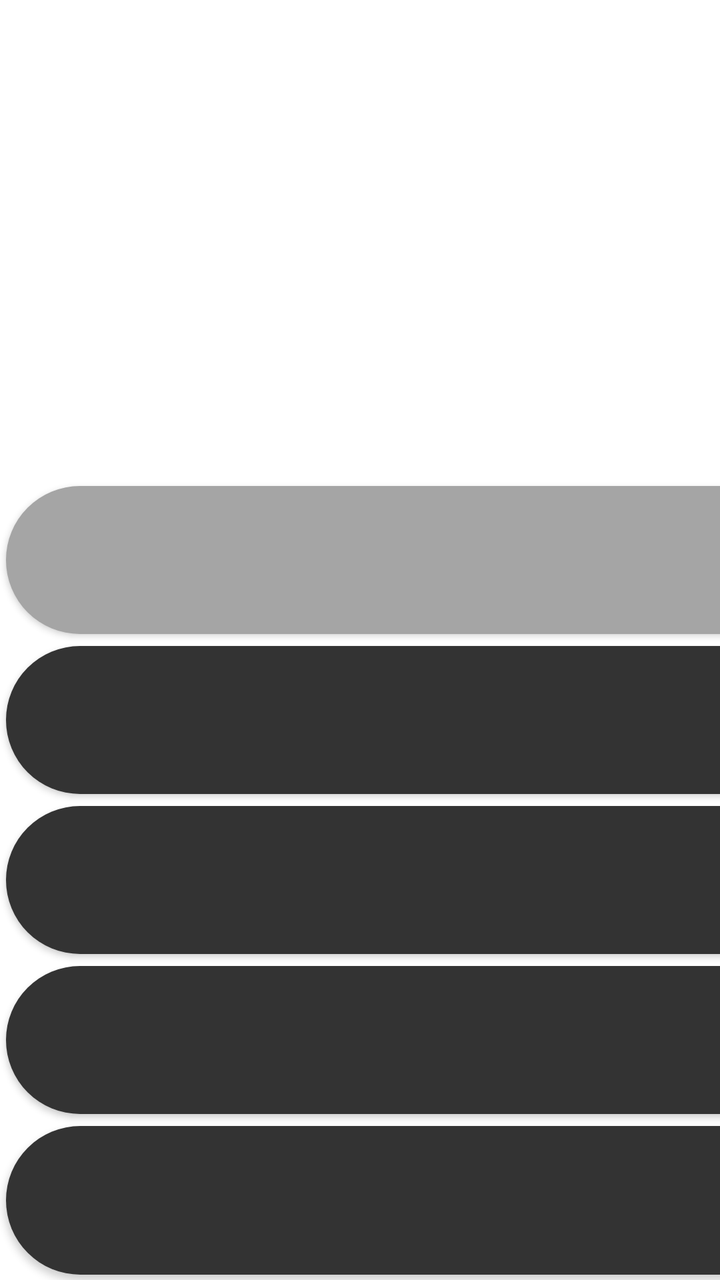
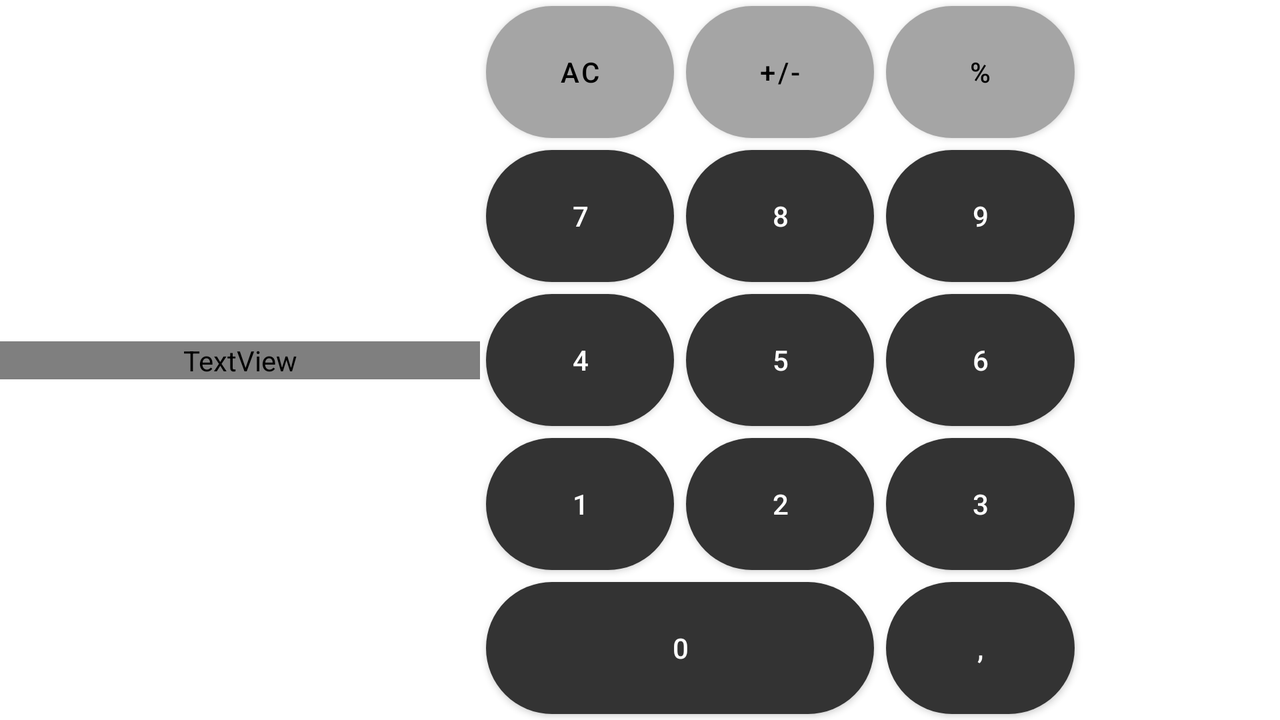

First picture: res/layout/ on a phone held upright. Second picture: the repository's own variant of that layout, on a device whose configuration matches the variant's folder. Source for both follows.
<!-- AndroidManifest.xml: application theme Theme.Second -->
<!-- res/layout/activity_main.xml -->
<LinearLayout xmlns:android="http://schemas.android.com/apk/res/android"
    xmlns:tools="http://schemas.android.com/tools"
    android:layout_width="match_parent"
    android:layout_height="match_parent"
    android:orientation="vertical"
    android:background="@drawable/night">

    <LinearLayout
        android:layout_width="match_parent"
        android:layout_height="match_parent"
        android:layout_weight="3">

        <TextView
            android:textColor="@color/white"
            android:textSize="32sp"
            android:id="@+id/display"
            android:layout_width="match_parent"
            android:textDirection="rtl"
            android:layout_height="wrap_content"
            android:layout_gravity="bottom"
            android:layout_marginBottom="20dp"/>
    </LinearLayout>

    <LinearLayout
        android:layout_width="match_parent"
        android:layout_height="match_parent"
        android:layout_weight="1.8">

        <GridLayout
            android:id="@+id/choice_grid"
            android:layout_width="match_parent"
            android:layout_height="match_parent"
            android:columnCount="4">

            <androidx.appcompat.widget.AppCompatButton
                android:id="@+id/reset"
                android:layout_gravity="fill_horizontal"
                android:layout_columnWeight="1"
                android:layout_rowWeight="1"
                android:layout_margin="3sp"
                android:text="@string/reset"
                android:background="@drawable/btn_second_actions"
                android:onClick="btnResetOnClick"/>

            <androidx.appcompat.widget.AppCompatButton
                android:id="@+id/module"
                android:layout_gravity="fill_horizontal"
                android:layout_columnWeight="1"
                android:layout_rowWeight="1"
                android:layout_margin="3sp"
                android:text="@string/module"
                android:background="@drawable/btn_second_actions"
                android:onClick="btnModuleOnClick"/>

            <androidx.appcompat.widget.AppCompatButton
                android:id="@+id/percent"
                android:layout_gravity="fill_horizontal"
                android:layout_columnWeight="1"
                android:layout_rowWeight="1"
                android:layout_margin="3sp"
                android:text="@string/percent"
                android:background="@drawable/btn_second_actions"
                android:onClick="btnPercentOnClick"/>

            <androidx.appcompat.widget.AppCompatButton
                android:id="@+id/divide"
                android:layout_gravity="fill_horizontal"
                android:layout_columnWeight="1"
                android:layout_rowWeight="1"
                android:layout_margin="3sp"
                android:text="@string/divide"
                android:background="@drawable/btn_main_actions"
                android:textColor="@color/white"
                android:onClick="btnDivideOnClick"/>

            <androidx.appcompat.widget.AppCompatButton
                android:id="@+id/seven"
                android:layout_gravity="fill_horizontal"
                android:layout_columnWeight="1"
                android:layout_rowWeight="1"
                android:layout_margin="3sp"
                android:text="@string/seven"
                android:background="@drawable/btn_numbers"
                android:textColor="@color/white"/>

            <androidx.appcompat.widget.AppCompatButton
                android:id="@+id/eight"
                android:layout_gravity="fill_horizontal"
                android:layout_columnWeight="1"
                android:layout_rowWeight="1"
                android:layout_margin="3sp"
                android:text="@string/eight"
                android:background="@drawable/btn_numbers"
                android:textColor="@color/white"/>

            <androidx.appcompat.widget.AppCompatButton
                android:id="@+id/nine"
                android:layout_gravity="fill_horizontal"
                android:layout_columnWeight="1"
                android:layout_rowWeight="1"
                android:layout_margin="3sp"
                android:text="@string/nine"
                android:background="@drawable/btn_numbers"
                android:textColor="@color/white"/>

            <androidx.appcompat.widget.AppCompatButton
                android:id="@+id/multiply"
                android:layout_gravity="fill_horizontal"
                android:layout_columnWeight="1"
                android:layout_rowWeight="1"
                android:layout_margin="3sp"
                android:text="@string/multiply"
                android:background="@drawable/btn_main_actions"
                android:textColor="@color/white"
                android:onClick="btnMultiplyOnClick"/>

            <androidx.appcompat.widget.AppCompatButton
                android:id="@+id/four"
                android:layout_gravity="fill_horizontal"
                android:layout_columnWeight="1"
                android:layout_rowWeight="1"
                android:layout_margin="3sp"
                android:text="@string/four"
                android:background="@drawable/btn_numbers"
                android:textColor="@color/white"/>

            <androidx.appcompat.widget.AppCompatButton
                android:id="@+id/five"
                android:layout_gravity="fill_horizontal"
                android:layout_columnWeight="1"
                android:layout_rowWeight="1"
                android:layout_margin="3sp"
                android:text="@string/five"
                android:background="@drawable/btn_numbers"
                android:textColor="@color/white"/>

            <androidx.appcompat.widget.AppCompatButton
                android:id="@+id/six"
                android:layout_gravity="fill_horizontal"
                android:layout_columnWeight="1"
                android:layout_rowWeight="1"
                android:layout_margin="3sp"
                android:text="@string/six"
                android:background="@drawable/btn_numbers"
                android:textColor="@color/white"/>

            <androidx.appcompat.widget.AppCompatButton
                android:id="@+id/minus"
                android:layout_gravity="fill_horizontal"
                android:layout_columnWeight="1"
                android:layout_rowWeight="1"
                android:layout_margin="3sp"
                android:text="@string/minus"
                android:background="@drawable/btn_main_actions"
                android:textColor="@color/white"
                android:onClick="btnMinusOnClick"/>

            <androidx.appcompat.widget.AppCompatButton
                android:id="@+id/one"
                android:layout_gravity="fill"
                android:layout_columnWeight="1"
                android:layout_rowWeight="1"
                android:layout_margin="3sp"
                android:text="@string/one"
                android:background="@drawable/btn_numbers"
                android:textColor="@color/white"/>

            <androidx.appcompat.widget.AppCompatButton
                android:id="@+id/two"
                android:layout_gravity="fill"
                android:layout_columnWeight="1"
                android:layout_rowWeight="1"
                android:layout_margin="3sp"
                android:text="@string/two"
                android:background="@drawable/btn_numbers"
                android:textColor="@color/white"/>

            <androidx.appcompat.widget.AppCompatButton
                android:id="@+id/three"
                android:layout_gravity="fill"
                android:layout_columnWeight="1"
                android:layout_rowWeight="1"
                android:layout_margin="3sp"
                android:text="@string/three"
                android:background="@drawable/btn_numbers"
                android:textColor="@color/white"/>

            <androidx.appcompat.widget.AppCompatButton

                android:layout_gravity="fill"
                android:layout_columnWeight="1"
                android:layout_rowWeight="1"
                android:layout_margin="3sp"
                android:text="@string/plus"
                android:background="@drawable/btn_main_actions"
                android:textColor="@color/white"
                android:onClick="btnPlusOnClick"/>

            <androidx.appcompat.widget.AppCompatButton
                android:id="@+id/zero"
                android:layout_gravity="fill"
                android:layout_columnSpan="2"
                android:layout_columnWeight="1"
                android:layout_rowWeight="1"
                android:layout_margin="3sp"
                android:text="@string/zero"
                android:background="@drawable/btn_numbers"
                android:textColor="@color/white"/>

            <androidx.appcompat.widget.AppCompatButton
                android:id="@+id/myDouble"
                android:layout_gravity="fill"
                android:layout_columnWeight="1"
                android:layout_rowWeight="1"
                android:layout_margin="3sp"
                android:text="@string/myDouble"
                android:background="@drawable/btn_numbers"
                android:textColor="@color/white"
                android:onClick="btnDoubleOnClick"/>

            <androidx.appcompat.widget.AppCompatButton
                android:id="@+id/equal"
                android:layout_gravity="fill"
                android:layout_columnWeight="1"
                android:layout_rowWeight="1"
                android:layout_margin="3sp"
                android:text="@string/equal"
                android:background="@drawable/btn_main_actions"
                android:textColor="@color/white"
                android:onClick="btnEqualOnClick"/>


        </GridLayout>

    </LinearLayout>

</LinearLayout>
<!-- resources referenced by this layout -->
<resources>
  <color name="white">#FFFFFFFF</color>
  <!-- drawable btn_main_actions (drawable) -->
  <?xml version="1.0" encoding="utf-8"?>
  <selector xmlns:android="http://schemas.android.com/apk/res/android">
      <item android:state_pressed="false" android:state_selected="false">
          <shape android:shape="rectangle">
              <solid android:color="?attr/mainBtnBgColor"/>
              <corners android:radius="999dp"/>
          </shape>
      </item>
      <item android:state_pressed="true">
          <shape android:shape="rectangle">
              <solid android:color="@color/white"/>
              <corners android:radius="999dp"/>
          </shape>
      </item>
  </selector>
  <!-- drawable btn_numbers (drawable) -->
  <?xml version="1.0" encoding="utf-8"?>
  <selector xmlns:android="http://schemas.android.com/apk/res/android">
      <item android:state_pressed="false" android:state_selected="false">
          <shape xmlns:android="http://schemas.android.com/apk/res/android" android:shape="rectangle">
              <solid android:color="@color/dark"/>
              <corners android:radius="999dp"/>
          </shape>
      </item>
      <item android:state_pressed="true">
          <shape xmlns:android="http://schemas.android.com/apk/res/android">
              <solid android:color="@color/gray"/>
              <corners android:radius="999dp"/>
          </shape>
      </item>
  </selector>
  <!-- drawable btn_second_actions (drawable) -->
  <?xml version="1.0" encoding="utf-8"?>
  <selector xmlns:android="http://schemas.android.com/apk/res/android" xmlns:app="http://schemas.android.com/apk/res-auto">
  
      <item android:state_pressed="false" android:state_selected="false">
          <shape xmlns:android="http://schemas.android.com/apk/res/android" android:shape="rectangle">
              <solid android:color="@color/gray"/>
  
              <corners android:radius="999dp"/>
          </shape>
      </item>
  
      <item android:state_pressed="true">
          <shape xmlns:android="http://schemas.android.com/apk/res/android" android:shape="rectangle">
              <solid android:color="@color/white"/>
              <corners android:radius="999dp"/>
          </shape>
      </item>
  </selector>
  <string name="divide">/</string>
  <string name="eight">8</string>
  <string name="equal">=</string>
  <string name="five">5</string>
  <string name="four">4</string>
  <string name="minus">-</string>
  <string name="module">+/-</string>
  <string name="multiply">X</string>
  <string name="myDouble">,</string>
  <string name="nine">9</string>
  <string name="one">1</string>
  <string name="percent">%</string>
  <string name="plus">+</string>
  <string name="reset">AC</string>
  <string name="seven">7</string>
  <string name="six">6</string>
  <string name="three">3</string>
  <string name="two">2</string>
  <string name="zero">0</string>
  <style name="Theme.Second" parent="Theme.MaterialComponents.DayNight.DarkActionBar">
          
          <item name="colorPrimary">@color/purple_500</item>
          <item name="colorPrimaryVariant">@color/purple_700</item>
          <item name="colorOnPrimary">@color/white</item>
          
          <item name="colorSecondary">@color/teal_200</item>
          <item name="colorSecondaryVariant">@color/teal_700</item>
          <item name="colorOnSecondary">@color/black</item>
          
          <item name="android:statusBarColor" tools:targetApi="l">?attr/colorPrimaryVariant</item>
          
      </style>
  <color name="dark">#333333</color>
  <color name="gray">#a5a5a5</color>
  <color name="purple_500">#FF6200EE</color>
  <color name="purple_700">#FF3700B3</color>
  <color name="teal_200">#FF03DAC5</color>
  <color name="teal_700">#FF018786</color>
  <color name="black">#FF000000</color>
</resources>
<!-- res/layout-land/activity_main.xml (the repository's variant of the layout above) -->
<!-- drawn on the phone turned sideways -->
<LinearLayout xmlns:android="http://schemas.android.com/apk/res/android"
    xmlns:tools="http://schemas.android.com/tools"
    android:layout_width="match_parent"
    android:layout_height="match_parent"
    xmlns:app="http://schemas.android.com/apk/res-auto"
    android:orientation="horizontal">

    <androidx.constraintlayout.widget.ConstraintLayout
        android:layout_width="match_parent"
        android:layout_height="match_parent"
        android:layout_weight="3">

        <androidx.appcompat.widget.AppCompatButton
            android:id="@+id/settings"
            style="@style/button_settings"
            android:layout_width="@dimen/btn_settings_width_height"
            android:layout_height="@dimen/btn_settings_width_height"
            android:onClick="btnSettingsOnClick"
            app:layout_constraintStart_toStartOf="parent"
            app:layout_constraintTop_toTopOf="parent" />

        <TextView
            android:id="@+id/display"
            android:layout_width="match_parent"
            android:layout_height="wrap_content"
            android:layout_gravity="bottom"
            android:gravity="center"
            android:textColor="?attr/textColor"
            android:textSize="@dimen/displayText"
            app:layout_constraintBottom_toBottomOf="parent"
            app:layout_constraintEnd_toEndOf="parent"
            app:layout_constraintStart_toStartOf="parent"
            app:layout_constraintTop_toTopOf="parent" />

    </androidx.constraintlayout.widget.ConstraintLayout>

    <LinearLayout
        android:layout_width="match_parent"
        android:layout_height="match_parent"
        android:layout_weight="1.8">

        <GridLayout
            android:id="@+id/choice_grid"
            android:layout_width="match_parent"
            android:layout_height="match_parent"
            android:columnCount="4">

            <com.google.android.material.button.MaterialButton
                style="@style/iButton_second_actions"
                app:backgroundTint="@null"
                android:id="@+id/reset"
                android:text="@string/reset"
                android:onClick="btnResetOnClick"/>

            <com.google.android.material.button.MaterialButton
                style="@style/iButton_second_actions"
                app:backgroundTint="@null"
                android:id="@+id/module"
                android:text="@string/module"
                android:onClick="btnModuleOnClick"/>

            <com.google.android.material.button.MaterialButton
                style="@style/iButton_second_actions"
                app:backgroundTint="@null"
                android:id="@+id/percent"
                android:text="@string/percent"
                android:onClick="btnPercentOnClick"/>

            <com.google.android.material.button.MaterialButton
                style="@style/iButton_primary_actions"
                app:backgroundTint="@null"
                android:id="@+id/divide"
                android:text="@string/divide"
                android:onClick="btnDivideOnClick"/>

            <com.google.android.material.button.MaterialButton
                style="@style/iButton_numbers"
                app:backgroundTint="@null"
                android:id="@+id/seven"
                android:text="@string/seven"/>

            <com.google.android.material.button.MaterialButton
                style="@style/iButton_numbers"
                app:backgroundTint="@null"
                android:id="@+id/eight"
                android:text="@string/eight"/>

            <com.google.android.material.button.MaterialButton
                style="@style/iButton_numbers"
                app:backgroundTint="@null"
                android:id="@+id/nine"
                android:text="@string/nine"/>

            <com.google.android.material.button.MaterialButton
                style="@style/iButton_primary_actions"
                app:backgroundTint="@null"
                android:id="@+id/multiply"
                android:text="@string/multiply"
                android:onClick="btnMultiplyOnClick"/>

            <com.google.android.material.button.MaterialButton
                style="@style/iButton_numbers"
                app:backgroundTint="@null"
                android:id="@+id/four"
                android:text="@string/four"/>

            <com.google.android.material.button.MaterialButton
                style="@style/iButton_numbers"
                app:backgroundTint="@null"
                android:id="@+id/five"
                android:text="@string/five"/>

            <com.google.android.material.button.MaterialButton
                style="@style/iButton_numbers"
                app:backgroundTint="@null"
                android:id="@+id/six"
                android:text="@string/six"/>

            <com.google.android.material.button.MaterialButton
                style="@style/iButton_primary_actions"
                app:backgroundTint="@null"
                android:id="@+id/minus"
                android:text="@string/minus"
                android:onClick="btnMinusOnClick"/>

            <com.google.android.material.button.MaterialButton
                style="@style/iButton_numbers"
                app:backgroundTint="@null"
                android:id="@+id/one"
                android:text="@string/one"/>

            <com.google.android.material.button.MaterialButton
                style="@style/iButton_numbers"
                app:backgroundTint="@null"
                android:id="@+id/two"
                android:text="@string/two"/>

            <com.google.android.material.button.MaterialButton
                style="@style/iButton_numbers"
                app:backgroundTint="@null"
                android:id="@+id/three"
                android:text="@string/three"/>

            <com.google.android.material.button.MaterialButton
                style="@style/iButton_primary_actions"
                app:backgroundTint="@null"
                android:id="@+id/plus"
                android:text="@string/plus"
                android:onClick="btnPlusOnClick"/>

            <com.google.android.material.button.MaterialButton
                style="@style/iButton_numbers"
                app:backgroundTint="@null"
                android:id="@+id/zero"
                android:layout_columnSpan="2"
                android:text="@string/zero"/>

            <com.google.android.material.button.MaterialButton
                style="@style/iButton_numbers"
                app:backgroundTint="@null"
                android:id="@+id/myDouble"
                android:text="@string/myDouble"
                android:onClick="btnDoubleOnClick"/>

            <com.google.android.material.button.MaterialButton
                style="@style/iButton_primary_actions"
                app:backgroundTint="@null"
                android:id="@+id/equal"
                android:text="@string/equal"
                android:onClick="btnEqualOnClick"/>


        </GridLayout>

    </LinearLayout>

</LinearLayout>
<!-- resources referenced by the variant -->
<!-- as the phone turned sideways resolves them -->
<resources>
  <dimen name="btn_settings_width_height">30dp</dimen>
  <!-- from res/values-land/ -->
  <dimen name="displayText">52sp</dimen>
  <string name="divide">/</string>
  <string name="eight">8</string>
  <string name="equal">=</string>
  <string name="five">5</string>
  <string name="four">4</string>
  <string name="minus">-</string>
  <string name="module">+/-</string>
  <string name="multiply">X</string>
  <string name="myDouble">,</string>
  <string name="nine">9</string>
  <string name="one">1</string>
  <string name="percent">%</string>
  <string name="plus">+</string>
  <string name="reset">AC</string>
  <string name="seven">7</string>
  <string name="six">6</string>
  <string name="three">3</string>
  <string name="two">2</string>
  <string name="zero">0</string>
  <style name="button_settings" parent="ThemeOverlay.AppCompat">
          <item name="android:background">@drawable/set</item>
      </style>
  <style name="iButton_numbers" parent="ThemeOverlay.AppCompat">
          <item name="android:background">@drawable/btn_numbers</item>
          <item name="android:textColor">@color/white</item>
          <item name="android:layout_columnWeight">@dimen/button_weight_grid</item>
          <item name="android:layout_rowWeight">@dimen/button_weight_grid</item>
          <item name="android:layout_margin">@dimen/button_margin</item>
      </style>
  <style name="iButton_primary_actions" parent="ThemeOverlay.AppCompat">
          <item name="android:background">@drawable/btn_main_actions</item>
          <item name="android:textColor">@color/white</item>
          <item name="android:layout_columnWeight">@dimen/button_weight_grid</item>
          <item name="android:layout_rowWeight">@dimen/button_weight_grid</item>
          <item name="android:layout_margin">@dimen/button_margin</item>
      </style>
  <style name="iButton_second_actions" parent="ThemeOverlay.AppCompat">
          <item name="android:background">@drawable/btn_second_actions</item>
          <item name="android:textColor">@color/black</item>
          <item name="android:layout_columnWeight">@dimen/button_weight_grid</item>
          <item name="android:layout_rowWeight">@dimen/button_weight_grid</item>
          <item name="android:layout_margin">@dimen/button_margin</item>
      </style>
  <style name="Theme.Second" parent="Theme.MaterialComponents.DayNight.DarkActionBar">
          
          <item name="colorPrimary">@color/purple_500</item>
          <item name="colorPrimaryVariant">@color/purple_700</item>
          <item name="colorOnPrimary">@color/white</item>
          
          <item name="colorSecondary">@color/teal_200</item>
          <item name="colorSecondaryVariant">@color/teal_700</item>
          <item name="colorOnSecondary">@color/black</item>
          
          <item name="android:statusBarColor" tools:targetApi="l">?attr/colorPrimaryVariant</item>
          
      </style>
  <color name="white">#FFFFFFFF</color>
  <dimen name="button_weight_grid">1</dimen>
  <dimen name="button_margin">3sp</dimen>
  <!-- drawable btn_main_actions (drawable) -->
  <?xml version="1.0" encoding="utf-8"?>
  <selector xmlns:android="http://schemas.android.com/apk/res/android">
      <item android:state_pressed="false" android:state_selected="false">
          <shape android:shape="rectangle">
              <solid android:color="?attr/mainBtnBgColor"/>
              <corners android:radius="999dp"/>
          </shape>
      </item>
      <item android:state_pressed="true">
          <shape android:shape="rectangle">
              <solid android:color="@color/white"/>
              <corners android:radius="999dp"/>
          </shape>
      </item>
  </selector>
  <color name="black">#FF000000</color>
  <color name="purple_500">#FF6200EE</color>
  <color name="purple_700">#FF3700B3</color>
  <color name="teal_200">#FF03DAC5</color>
  <color name="teal_700">#FF018786</color>
  <color name="dark">#333333</color>
  <color name="gray">#a5a5a5</color>
</resources>
